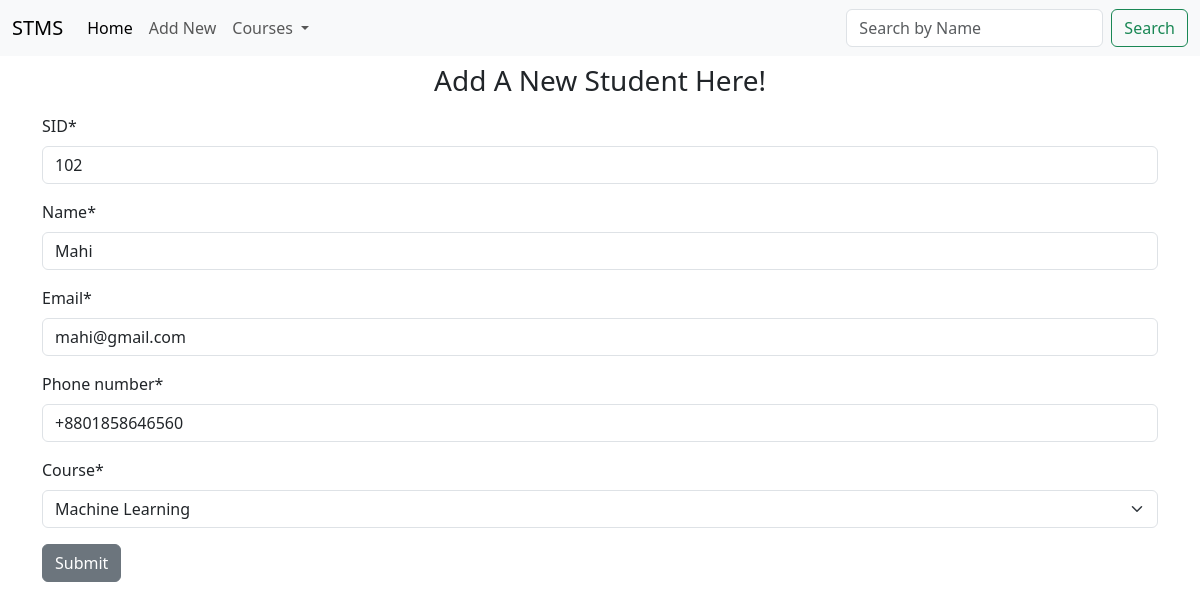
/update/102/, run on the app's committed database.
### student/models.py (models this page shows, shortened)
class Student_Info(models.Model):
    courses =(
        ('Python', 'Python'),
        ("Django",'Django'),
        ('Java', 'Java'),
        ('JavaScript', 'JavaScript'),
        ('ML', 'Machine Learning'),
        ('DS', 'Data Science'),
        )
    sID = models.BigIntegerField(primary_key=True)
    name = models.CharField(max_length=75, null= False)
    email = models.EmailField(null= True)
    phone_number = PhoneNumberField(region="BD")
    course = models.CharField(max_length=50, choices= courses)

### student/views.py (the view, shortened to what this page needs)
# urls.py: path('update/<int:sID>/', views.Update.as_view(), name='update'),
class Update(UpdateView):
    model = Student_Info
    form_class = StudentForm
    pk_url_kwarg = 'sID'
    template_name = 'add.html'
    context_object_name = 'form'

### student/forms.py
class StudentForm(forms.ModelForm):
    class Meta:
        model = Student_Info
        fields = ['sID', 'name', 'email', 'phone_number', 'course']

### student/templates/add.html
{% extends 'base.html' %}
{% load crispy_forms_tags %}
{% block content %}
<div class="container">
  <h3 class="text-center p-2">Add A New Student Here!</h3>
  <form method="post">
    {% csrf_token %} {{form|crispy}}
    <button class="btn btn-secondary text-white" type="submit">Submit</button>
  </form>
</div>
{% endblock %}

### data on the page
Student_Info: sID "102", name "Mahi", email "mahi@gmail.com", phone_number "+8801858646560", course "Machine Learning"
